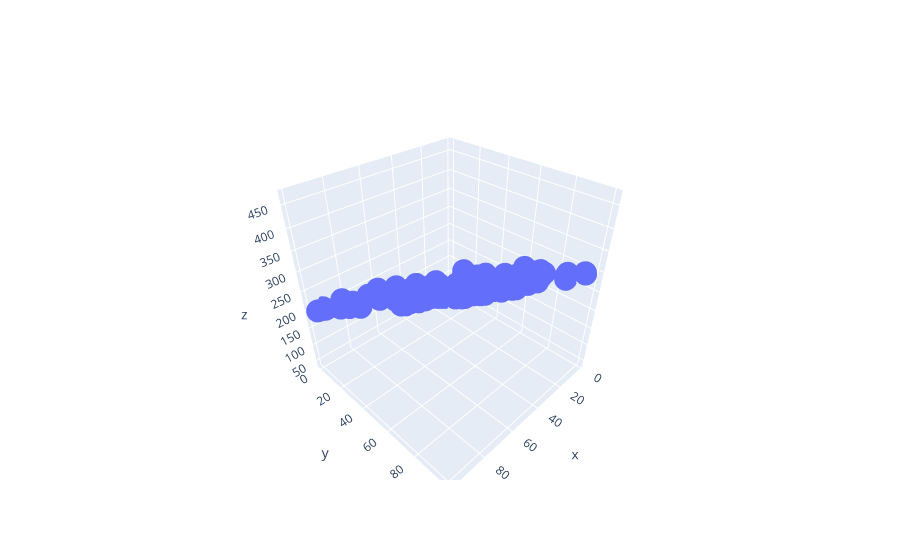

The cell this chart's notebook holds for it:
### Code cell
## plotting the figure
fig = go.Figure()
fig.add_trace(go.Scatter3d(x=X[:,0],y=X[:,1],z= Y[:,0],mode ='markers'))
fig.show()
